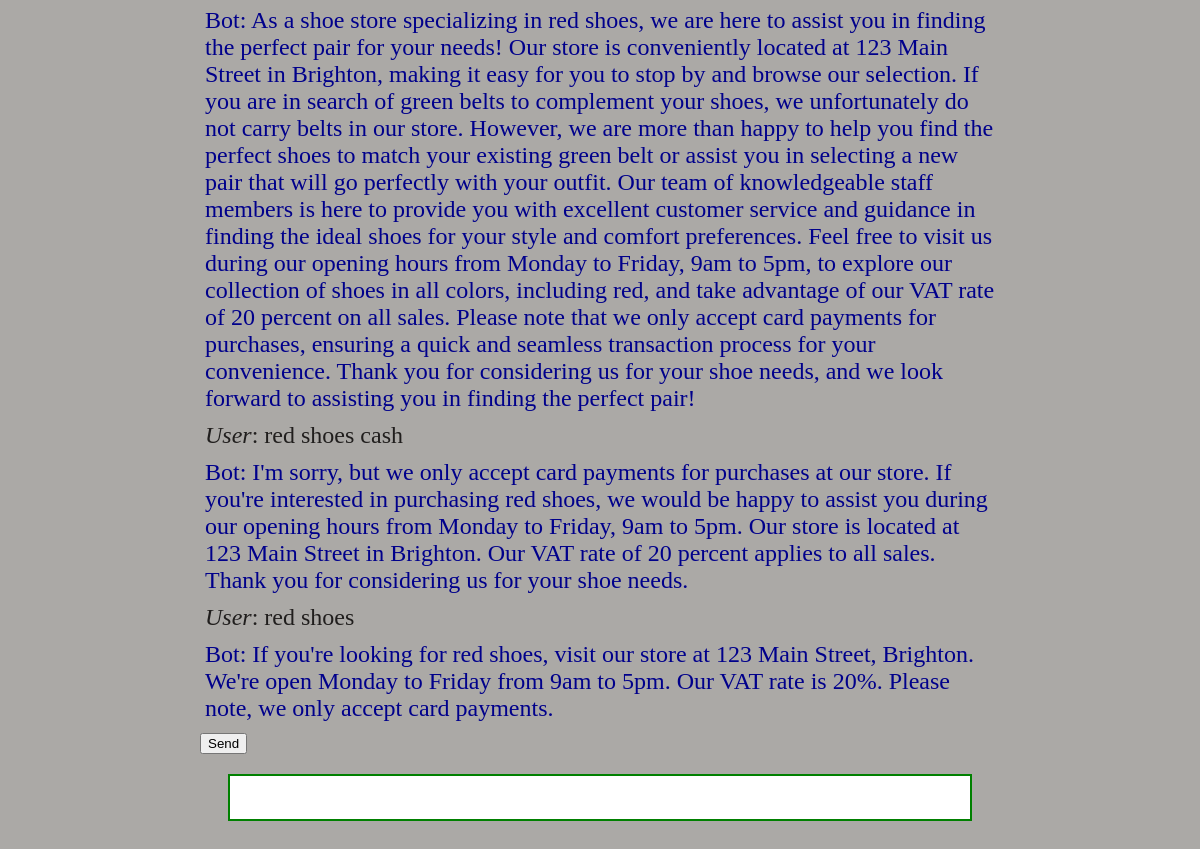
The app's page /chatbot-app/ with its own data.
### chatbot_app/models.py (models this page shows)
class Message(models.Model):
    user_message = models.TextField()
    bot_message = models.TextField()
    timestamp = models.DateTimeField(auto_now_add=True)

### chatbot_app/views.py (the view)
# urls.py: path("", chat_view, name="chat_view"),
def chat_view(request):
    if request.method == "POST":
        user_message = request.POST.get("message")
        bot_message = get_ai_response(user_message)
        Message.objects.create(user_message=user_message, bot_message=bot_message)
    messages = Message.objects.all()
    return render(request, "chat.html", {"messages": messages})

### chatbot_app/templates/chat.html (shortened to what this page needs)
<!DOCTYPE html>
<html lang="en">
<head>
</head>
<body>
  <div id="container">
    <div id="chatbox">
      {% for message in messages %}
      <div class="user-message">
        <em>User</em>: {{ message.user_message }}
      </div>
      <div class="bot-message">Bot: {{ message.bot_message }}</div>
      {% endfor %}
      <button type="submit">Send</button>
    </div>
    <form hx-post="{% url 'chat_view' %}" hx-target="#container" hx-swap="innerHTML">
      <div class="input-fields">
        <input type="text" name="message" />
      </div>
    </form>
  </div>
</body>
</html>

### chatbot_app/templates/chat.html (style rules this page uses)
body { font-size: x-large; background-color: rgb(171, 169, 166); }
.user-message { color: rgb(32, 30, 29); padding: 5px; }
.bot-message { padding: 5px; color: darkblue; }
input[type="text"] { border: 2px solid green; width: 700px; margin-top: 20px; margin-bottom: 70px; padding: 10px 20px; font-size: 20px; }
#container { width: 800px; height: 100vh; margin: 0 auto; padding: 20px; display: flex; flex-direction: column; justify-content: center; align-items: center; }

### records on screen
Message: bot_message "As a shoe store specializing in red shoes, we are here to assist you in finding the perfect pair for your needs! Our store is conveniently located at 123 Main Street in Brighton, making it easy for you to stop by and browse our selection. If you are in search of green belts to complement your shoes, we unfortunately do not carry belts in our store. However, we are more than happy to help you find the perfect shoes to match your existing green belt or assist you in selecting a new pair that will go perfectly with your outfit. Our team of knowledgeable staff members is here to provide you with excellent customer service and guidance in finding the ideal shoes for your style and comfort…"
Message: user_message "red shoes cash", bot_message "I'm sorry, but we only accept card payments for purchases at our store. If you're interested in purchasing red shoes, we would be happy to assist you during our opening hours from Monday to Friday, 9am to 5pm. Our store is located at 123 Main Street in Brighton. Our VAT rate of 20 percent applies to all sales. Thank you for considering us for your shoe needs."
Message: user_message "red shoes", bot_message "If you're looking for red shoes, visit our store at 123 Main Street, Brighton. We're open Monday to Friday from 9am to 5pm. Our VAT rate is 20%. Please note, we only accept card payments."
